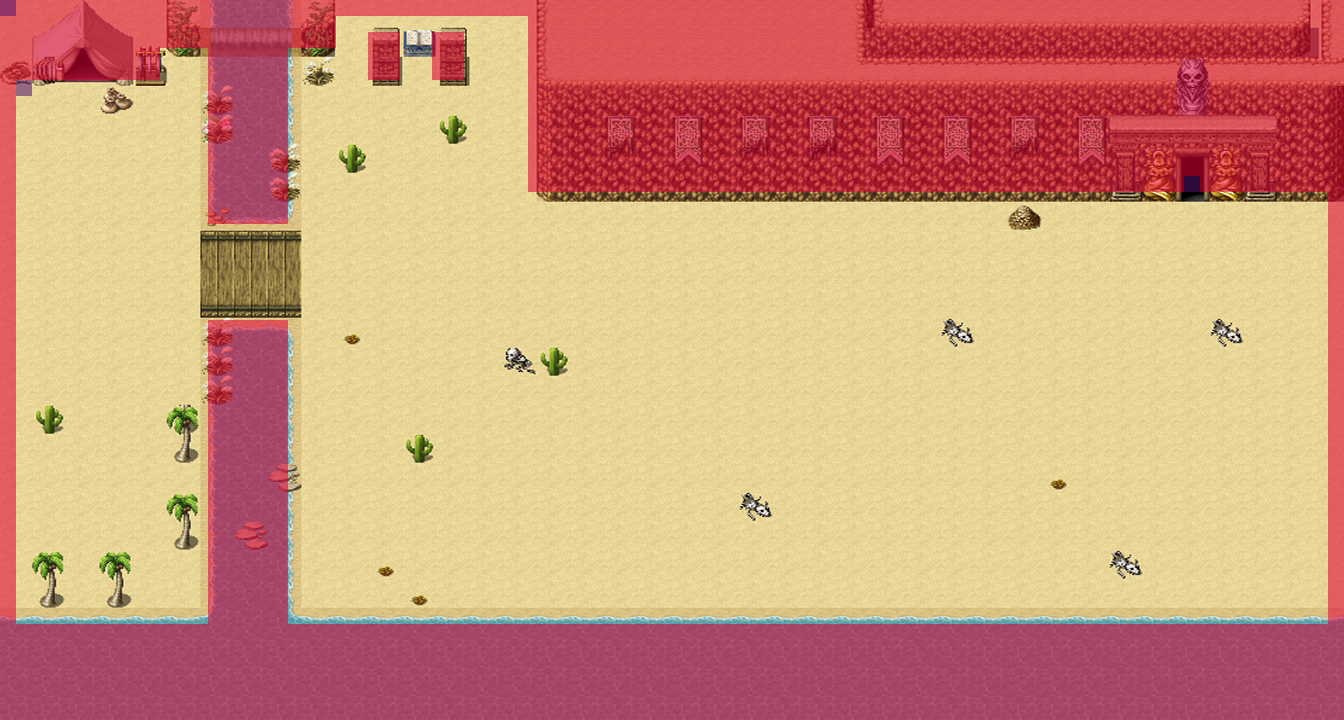

A 2D game scene composited from a Tiled map and its tileset images. What follows is a short description and the map's XML, with each tile layer's data collapsed to a summary:
An orthogonal 84x45 tile map with 16x16 px tiles, 3 tile layers (index, coll, portals), 3 tilesets.

<map version="1.2" tiledversion="1.2.3" orientation="orthogonal" renderorder="right-down" width="84" height="45" tilewidth="16" tileheight="16" infinite="0" nextlayerid="4" nextobjectid="1">
 <tileset firstgid="1" name="entrada grande" tilewidth="16" tileheight="16" tilecount="3780" columns="84">
  <image source="../../../Diseño grafico/Mapas/entrada/entrada_grande.png" width="1344" height="720" />
 </tileset>
 <tileset firstgid="3781" name="coll" tilewidth="16" tileheight="16" tilecount="1" columns="1">
  <image source="coll.png" width="16" height="16" />
 </tileset>
 <tileset firstgid="3782" name="portales" tilewidth="16" tileheight="16" tilecount="1" columns="1">
  <image source="portales.png" width="16" height="16" />
 </tileset>
 <layer id="1" name="index" width="84" height="45">
  <data>[3780 cells, 3780 non-empty, 3780 distinct tile ids]</data>
 </layer>
 <layer id="2" name="coll" width="84" height="45">
  <data>[3780 cells, 1433 non-empty, 1 distinct tile ids]</data>
 </layer>
 <layer id="3" name="portals" width="84" height="45">
  <data>[3780 cells, 3 non-empty, 1 distinct tile ids]</data>
 </layer>
</map>
